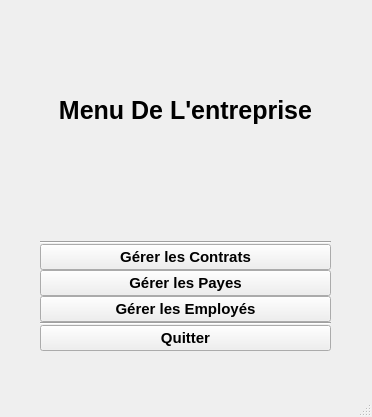
<?xml version="1.0" encoding="UTF-8"?>
<ui version="4.0">
 <class>MainsWindowIntra</class>
 <widget class="QMainWindow" name="MainsWindowIntra">
  <property name="geometry">
   <rect>
    <x>0</x>
    <y>0</y>
    <width>372</width>
    <height>417</height>
   </rect>
  </property>
  <property name="windowTitle">
   <string>MainWindow</string>
  </property>
  <widget class="QWidget" name="centralwidget">
   <widget class="QWidget" name="verticalLayoutWidget">
    <property name="geometry">
     <rect>
      <x>40</x>
      <y>20</y>
      <width>291</width>
      <height>331</height>
     </rect>
    </property>
    <property name="sizePolicy">
     <sizepolicy hsizetype="Preferred" vsizetype="Preferred">
      <horstretch>0</horstretch>
      <verstretch>0</verstretch>
     </sizepolicy>
    </property>
    <property name="minimumSize">
     <size>
      <width>0</width>
      <height>0</height>
     </size>
    </property>
    <layout class="QVBoxLayout" name="LayoutMenu" stretch="0,0,0,5,2,0,0,1">
     <property name="spacing">
      <number>0</number>
     </property>
     <property name="sizeConstraint">
      <enum>QLayout::SetDefaultConstraint</enum>
     </property>
     <item>
      <widget class="QLabel" name="labelNomEntreprise">
       <property name="enabled">
        <bool>true</bool>
       </property>
       <property name="sizePolicy">
        <sizepolicy hsizetype="Preferred" vsizetype="Preferred">
         <horstretch>0</horstretch>
         <verstretch>0</verstretch>
        </sizepolicy>
       </property>
       <property name="minimumSize">
        <size>
         <width>0</width>
         <height>0</height>
        </size>
       </property>
       <property name="font">
        <font>
         <pointsize>19</pointsize>
         <weight>75</weight>
         <bold>true</bold>
        </font>
       </property>
       <property name="text">
        <string>Menu De L'entreprise</string>
       </property>
       <property name="alignment">
        <set>Qt::AlignCenter</set>
       </property>
      </widget>
     </item>
     <item>
      <spacer name="verticalSpacer">
       <property name="orientation">
        <enum>Qt::Vertical</enum>
       </property>
       <property name="sizeType">
        <enum>QSizePolicy::Preferred</enum>
       </property>
       <property name="sizeHint" stdset="0">
        <size>
         <width>20</width>
         <height>40</height>
        </size>
       </property>
      </spacer>
     </item>
     <item>
      <widget class="Line" name="line">
       <property name="orientation">
        <enum>Qt::Horizontal</enum>
       </property>
      </widget>
     </item>
     <item>
      <widget class="QPushButton" name="pushButtonContrat">
       <property name="font">
        <font>
         <pointsize>11</pointsize>
         <weight>75</weight>
         <italic>false</italic>
         <bold>true</bold>
        </font>
       </property>
       <property name="text">
        <string>Gérer les Contrats</string>
       </property>
      </widget>
     </item>
     <item>
      <widget class="QPushButton" name="pushButtonPaye">
       <property name="font">
        <font>
         <pointsize>11</pointsize>
         <weight>75</weight>
         <italic>false</italic>
         <bold>true</bold>
        </font>
       </property>
       <property name="text">
        <string>Gérer les Payes</string>
       </property>
      </widget>
     </item>
     <item>
      <widget class="QPushButton" name="pushButtonEmployer">
       <property name="sizePolicy">
        <sizepolicy hsizetype="Minimum" vsizetype="Fixed">
         <horstretch>0</horstretch>
         <verstretch>0</verstretch>
        </sizepolicy>
       </property>
       <property name="font">
        <font>
         <pointsize>11</pointsize>
         <weight>75</weight>
         <italic>false</italic>
         <bold>true</bold>
        </font>
       </property>
       <property name="text">
        <string>Gérer les Employés</string>
       </property>
       <property name="checkable">
        <bool>false</bool>
       </property>
       <property name="autoRepeat">
        <bool>false</bool>
       </property>
       <property name="autoExclusive">
        <bool>false</bool>
       </property>
      </widget>
     </item>
     <item>
      <widget class="Line" name="line_2">
       <property name="orientation">
        <enum>Qt::Horizontal</enum>
       </property>
      </widget>
     </item>
     <item>
      <widget class="QPushButton" name="pushButtonQuitter">
       <property name="font">
        <font>
         <pointsize>11</pointsize>
         <weight>75</weight>
         <italic>false</italic>
         <bold>true</bold>
        </font>
       </property>
       <property name="text">
        <string>Quitter</string>
       </property>
      </widget>
     </item>
    </layout>
   </widget>
  </widget>
  <widget class="QMenuBar" name="menubar">
   <property name="geometry">
    <rect>
     <x>0</x>
     <y>0</y>
     <width>372</width>
     <height>21</height>
    </rect>
   </property>
  </widget>
  <widget class="QStatusBar" name="statusbar"/>
 </widget>
 <resources/>
 <connections/>
</ui>
